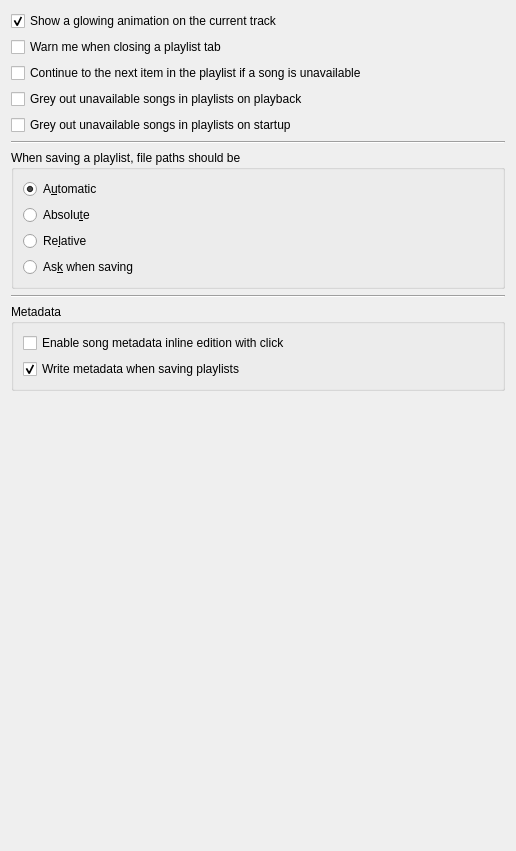
<?xml version="1.0" encoding="UTF-8"?>
<ui version="4.0">
 <class>PlaylistSettingsPage</class>
 <widget class="QWidget" name="PlaylistSettingsPage">
  <property name="geometry">
   <rect>
    <x>0</x>
    <y>0</y>
    <width>516</width>
    <height>851</height>
   </rect>
  </property>
  <property name="windowTitle">
   <string>Playlist</string>
  </property>
  <layout class="QVBoxLayout" name="layout_playlistsettingspage">
   <item>
    <widget class="QCheckBox" name="checkbox_glowcurrenttrack">
     <property name="text">
      <string>Show a glowing animation on the current track</string>
     </property>
     <property name="checked">
      <bool>true</bool>
     </property>
    </widget>
   </item>
   <item>
    <widget class="QCheckBox" name="checkbox_warncloseplaylist">
     <property name="text">
      <string>Warn me when closing a playlist tab</string>
     </property>
    </widget>
   </item>
   <item>
    <widget class="QCheckBox" name="checkbox_continueonerror">
     <property name="text">
      <string>Continue to the next item in the playlist if a song is unavailable</string>
     </property>
    </widget>
   </item>
   <item>
    <widget class="QCheckBox" name="checkbox_greyout_songs_play">
     <property name="text">
      <string>Grey out unavailable songs in playlists on playback</string>
     </property>
    </widget>
   </item>
   <item>
    <widget class="QCheckBox" name="checkbox_greyout_songs_startup">
     <property name="text">
      <string>Grey out unavailable songs in playlists on startup</string>
     </property>
    </widget>
   </item>
   <item>
    <widget class="Line" name="line_1">
     <property name="orientation">
      <enum>Qt::Horizontal</enum>
     </property>
    </widget>
   </item>
   <item>
    <widget class="QGroupBox" name="groupbox_paths">
     <property name="title">
      <string>When saving a playlist, file paths should be</string>
     </property>
     <layout class="QVBoxLayout" name="layout_paths">
      <item>
       <widget class="QRadioButton" name="radiobutton_automaticpath">
        <property name="text">
         <string>A&amp;utomatic</string>
        </property>
        <property name="checked">
         <bool>true</bool>
        </property>
       </widget>
      </item>
      <item>
       <widget class="QRadioButton" name="radiobutton_absolutepath">
        <property name="text">
         <string>Absolu&amp;te</string>
        </property>
       </widget>
      </item>
      <item>
       <widget class="QRadioButton" name="radiobutton_relativepath">
        <property name="text">
         <string>Re&amp;lative</string>
        </property>
       </widget>
      </item>
      <item>
       <widget class="QRadioButton" name="radiobutton_askpath">
        <property name="text">
         <string>As&amp;k when saving</string>
        </property>
       </widget>
      </item>
     </layout>
    </widget>
   </item>
   <item>
    <widget class="Line" name="line_2">
     <property name="orientation">
      <enum>Qt::Horizontal</enum>
     </property>
    </widget>
   </item>
   <item>
    <widget class="QGroupBox" name="groupbox_metadata">
     <property name="title">
      <string>Metadata</string>
     </property>
     <layout class="QVBoxLayout" name="layout_metadata">
      <item>
       <widget class="QCheckBox" name="checkbox_editmetadatainline">
        <property name="toolTip">
         <string>If activated, clicking a selected song in the playlist view will let you edit the tag value directly</string>
        </property>
        <property name="text">
         <string>Enable song metadata inline edition with click</string>
        </property>
       </widget>
      </item>
      <item>
       <widget class="QCheckBox" name="checkbox_writemetadata">
        <property name="text">
         <string>Write metadata when saving playlists</string>
        </property>
        <property name="checked">
         <bool>true</bool>
        </property>
       </widget>
      </item>
     </layout>
    </widget>
   </item>
   <item>
    <spacer name="spacer_bottom">
     <property name="orientation">
      <enum>Qt::Vertical</enum>
     </property>
     <property name="sizeHint" stdset="0">
      <size>
       <width>20</width>
       <height>5</height>
      </size>
     </property>
    </spacer>
   </item>
  </layout>
 </widget>
 <resources/>
 <connections/>
</ui>
